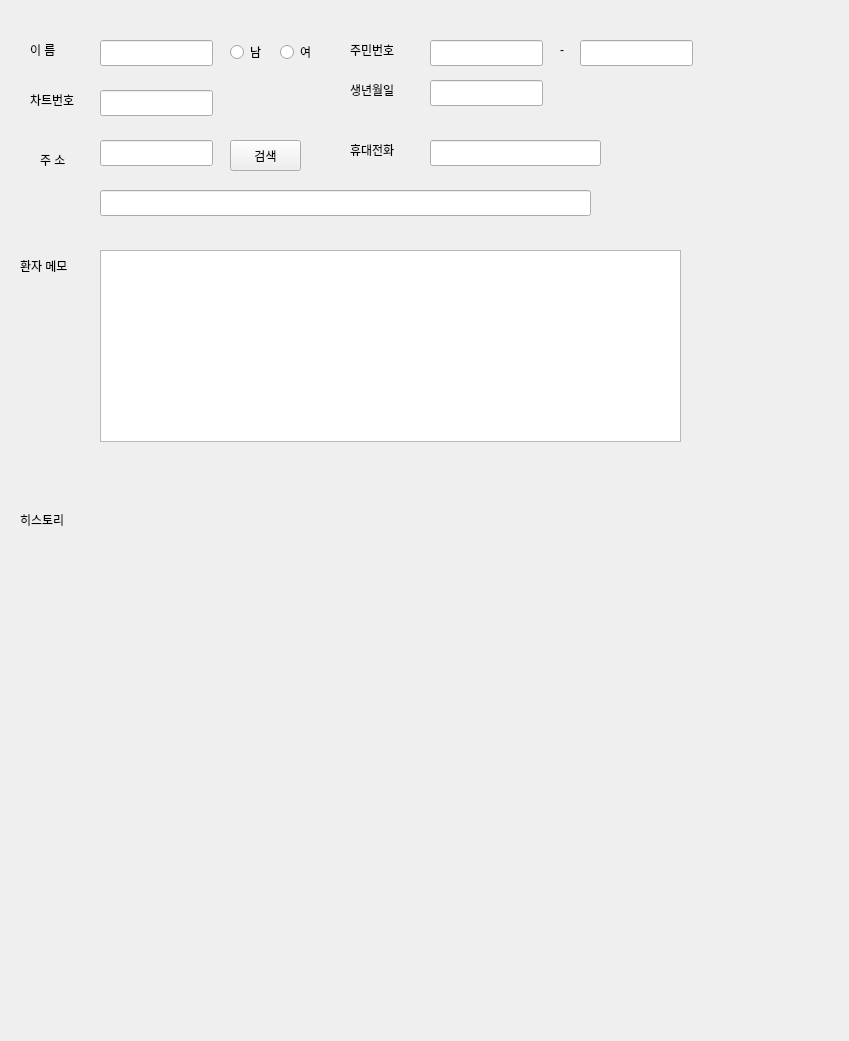
<?xml version="1.0" encoding="UTF-8"?>
<ui version="4.0">
 <class>DeskForm</class>
 <widget class="QWidget" name="DeskForm">
  <property name="geometry">
   <rect>
    <x>0</x>
    <y>0</y>
    <width>849</width>
    <height>1041</height>
   </rect>
  </property>
  <property name="windowTitle">
   <string>Form</string>
  </property>
  <widget class="QWidget" name="widget" native="true">
   <property name="geometry">
    <rect>
     <x>10</x>
     <y>20</y>
     <width>691</width>
     <height>441</height>
    </rect>
   </property>
   <widget class="QLabel" name="label">
    <property name="geometry">
     <rect>
      <x>20</x>
      <y>20</y>
      <width>62</width>
      <height>20</height>
     </rect>
    </property>
    <property name="text">
     <string>이 름</string>
    </property>
   </widget>
   <widget class="QLabel" name="label_2">
    <property name="geometry">
     <rect>
      <x>20</x>
      <y>70</y>
      <width>62</width>
      <height>20</height>
     </rect>
    </property>
    <property name="text">
     <string>차트번호</string>
    </property>
   </widget>
   <widget class="QLabel" name="label_3">
    <property name="geometry">
     <rect>
      <x>30</x>
      <y>130</y>
      <width>62</width>
      <height>20</height>
     </rect>
    </property>
    <property name="text">
     <string>주 소</string>
    </property>
   </widget>
   <widget class="QLabel" name="label_4">
    <property name="geometry">
     <rect>
      <x>340</x>
      <y>20</y>
      <width>62</width>
      <height>20</height>
     </rect>
    </property>
    <property name="text">
     <string>주민번호</string>
    </property>
   </widget>
   <widget class="QLabel" name="label_5">
    <property name="geometry">
     <rect>
      <x>340</x>
      <y>60</y>
      <width>62</width>
      <height>20</height>
     </rect>
    </property>
    <property name="text">
     <string>생년월일</string>
    </property>
   </widget>
   <widget class="QLabel" name="label_6">
    <property name="geometry">
     <rect>
      <x>340</x>
      <y>120</y>
      <width>62</width>
      <height>20</height>
     </rect>
    </property>
    <property name="text">
     <string>휴대전화</string>
    </property>
   </widget>
   <widget class="QLineEdit" name="lineEdit">
    <property name="geometry">
     <rect>
      <x>90</x>
      <y>20</y>
      <width>113</width>
      <height>26</height>
     </rect>
    </property>
   </widget>
   <widget class="QLineEdit" name="lineEdit_2">
    <property name="geometry">
     <rect>
      <x>420</x>
      <y>20</y>
      <width>113</width>
      <height>26</height>
     </rect>
    </property>
   </widget>
   <widget class="QLineEdit" name="lineEdit_3">
    <property name="geometry">
     <rect>
      <x>570</x>
      <y>20</y>
      <width>113</width>
      <height>26</height>
     </rect>
    </property>
   </widget>
   <widget class="QLabel" name="label_7">
    <property name="geometry">
     <rect>
      <x>550</x>
      <y>20</y>
      <width>62</width>
      <height>20</height>
     </rect>
    </property>
    <property name="text">
     <string>-</string>
    </property>
   </widget>
   <widget class="QLineEdit" name="lineEdit_4">
    <property name="geometry">
     <rect>
      <x>90</x>
      <y>70</y>
      <width>113</width>
      <height>26</height>
     </rect>
    </property>
   </widget>
   <widget class="QLineEdit" name="lineEdit_5">
    <property name="geometry">
     <rect>
      <x>420</x>
      <y>60</y>
      <width>113</width>
      <height>26</height>
     </rect>
    </property>
   </widget>
   <widget class="QLineEdit" name="lineEdit_6">
    <property name="geometry">
     <rect>
      <x>90</x>
      <y>120</y>
      <width>113</width>
      <height>26</height>
     </rect>
    </property>
   </widget>
   <widget class="QPushButton" name="pushButton">
    <property name="geometry">
     <rect>
      <x>220</x>
      <y>120</y>
      <width>71</width>
      <height>31</height>
     </rect>
    </property>
    <property name="text">
     <string>검색</string>
    </property>
   </widget>
   <widget class="QLineEdit" name="lineEdit_7">
    <property name="geometry">
     <rect>
      <x>90</x>
      <y>170</y>
      <width>491</width>
      <height>26</height>
     </rect>
    </property>
   </widget>
   <widget class="QLineEdit" name="lineEdit_8">
    <property name="geometry">
     <rect>
      <x>420</x>
      <y>120</y>
      <width>171</width>
      <height>26</height>
     </rect>
    </property>
   </widget>
   <widget class="QRadioButton" name="radioButton">
    <property name="geometry">
     <rect>
      <x>220</x>
      <y>20</y>
      <width>51</width>
      <height>24</height>
     </rect>
    </property>
    <property name="text">
     <string>남</string>
    </property>
   </widget>
   <widget class="QRadioButton" name="radioButton_2">
    <property name="geometry">
     <rect>
      <x>270</x>
      <y>20</y>
      <width>51</width>
      <height>24</height>
     </rect>
    </property>
    <property name="text">
     <string>여</string>
    </property>
   </widget>
   <widget class="QLabel" name="label_8">
    <property name="geometry">
     <rect>
      <x>10</x>
      <y>230</y>
      <width>71</width>
      <height>31</height>
     </rect>
    </property>
    <property name="text">
     <string>환자 메모</string>
    </property>
   </widget>
   <widget class="QTextBrowser" name="textBrowser">
    <property name="geometry">
     <rect>
      <x>90</x>
      <y>230</y>
      <width>581</width>
      <height>192</height>
     </rect>
    </property>
    <property name="mouseTracking">
     <bool>true</bool>
    </property>
    <property name="tabletTracking">
     <bool>false</bool>
    </property>
    <property name="contextMenuPolicy">
     <enum>Qt::DefaultContextMenu</enum>
    </property>
    <property name="html">
     <string>&lt;!DOCTYPE HTML PUBLIC &quot;-//W3C//DTD HTML 4.0//EN&quot; &quot;http://www.w3.org/TR/REC-html40/strict.dtd&quot;&gt;
&lt;html&gt;&lt;head&gt;&lt;meta name=&quot;qrichtext&quot; content=&quot;1&quot; /&gt;&lt;meta charset=&quot;utf-8&quot; /&gt;&lt;style type=&quot;text/css&quot;&gt;
p, li { white-space: pre-wrap; }
hr { height: 1px; border-width: 0; }
&lt;/style&gt;&lt;/head&gt;&lt;body style=&quot; font-family:'맑은 고딕'; font-size:9pt; font-weight:400; font-style:normal;&quot;&gt;
&lt;p style=&quot;-qt-paragraph-type:empty; margin-top:0px; margin-bottom:0px; margin-left:0px; margin-right:0px; -qt-block-indent:0; text-indent:0px;&quot;&gt;&lt;br /&gt;&lt;/p&gt;&lt;/body&gt;&lt;/html&gt;</string>
    </property>
   </widget>
  </widget>
  <widget class="QWidget" name="widget_2" native="true">
   <property name="geometry">
    <rect>
     <x>10</x>
     <y>490</y>
     <width>571</width>
     <height>251</height>
    </rect>
   </property>
   <widget class="QLabel" name="label_9">
    <property name="geometry">
     <rect>
      <x>10</x>
      <y>20</y>
      <width>62</width>
      <height>20</height>
     </rect>
    </property>
    <property name="text">
     <string>히스토리</string>
    </property>
   </widget>
  </widget>
 </widget>
 <resources/>
 <connections/>
</ui>
